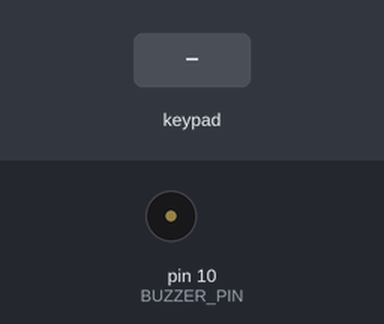
Simulated run of this sketch. Board: Arduino Uno, built with avr-gcc and run on an emulated ATmega328P. On the bench: buzzer (waves = sounding). The inputs (shaded band) are chosen by the test bench. What the sketch prints to the serial monitor is not drawn.

Above: at 1.4 s.
1.5 s: keypad keys 0 0 0 0 # pressed 0.4 s apart
At 2.35 s:
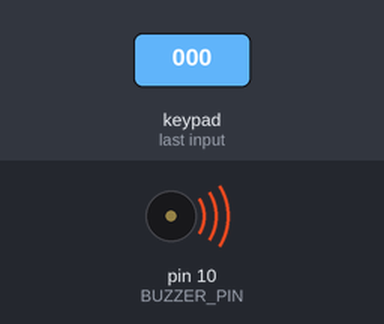
5.0 s: key '1' pressed
At 5.8 s:
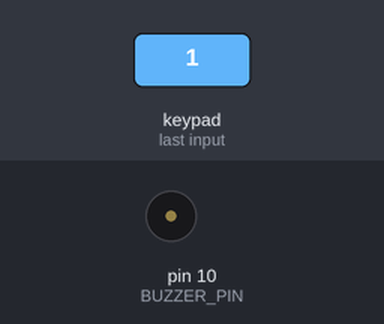
Timing chart, 0 to 8.0 s (numbered marks = the images above; inputs shaded):
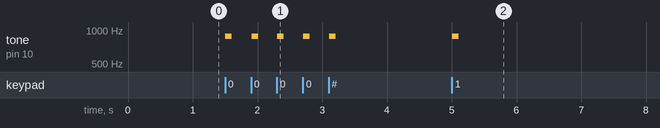

The sketch:

day-13.ino
```cpp
#include <Key.h>
#include <Keypad.h>

const byte ROWS = 4;
const byte COLS = 4;

const byte PIN_LENGTH = 4;
char current_pin[PIN_LENGTH] = { '0', '0', '0', '0'};

const byte ROW_PINS[ROWS] = {5, 4, 3, 2};
const byte COL_PINS[COLS] = {6, 7, 8, 9};

// map buttons to numbers, so we can use them as an index into TONES
const char BUTTONS[ROWS][COLS] = {
    {'1', '2', '3', 'A'},
    {'4', '5', '6', 'B'},
    {'7', '8', '9', 'C'},
    {'*', '0', '#', 'D'}};

Keypad BadgerButtons = Keypad(makeKeymap(BUTTONS), ROW_PINS, COL_PINS, ROWS, COLS);

const byte BUZZER_PIN = 10;

void setup()
{
    pinMode(BUZZER_PIN, OUTPUT);

    Serial.begin(9600);
    delay(200);
    Serial.println("Press the star thingy for a new pin or the noughts and crosses grid to log in. If you forgot then its just bad luck. Nothing we can do for ya.");
}

void loop()
{
    char button_character = BadgerButtons.waitForKey();

    // Frequency to use for tone
    tone(BUZZER_PIN, 880, 100);

    if (button_character == '#')
    {
        bool access_allowed = validatePIN();
        if (access_allowed)
        {
            Serial.println("Well done. You logged in. Even though this is the only reward. K bye.");
        }
        else
        {
            Serial.println("INTRUDER!!!!! or u forgot ur pin. probs more likely.");
            Serial.println("Press the star thingy for a new pin or the noughts and crosses grid to log in.");
        }
    }

    if (button_character == '*')
    {
        bool access_allowed = validatePIN();

        if (access_allowed)
        {
            Serial.println("Hi. Press some random numbers i guess.");

            for (int i = 0; i < PIN_LENGTH; i++)
            {
                button_character = BadgerButtons.waitForKey();
                tone(BUZZER_PIN, 880, 100);

                current_pin[i] = button_character;
                Serial.print("*");
            }

        }
    }
}

bool validatePIN()
{
    Serial.println("put in yo pin");

    for (int i = 0; i < PIN_LENGTH; i++) {
        char button_character = BadgerButtons.waitForKey();
        tone(BUZZER_PIN, 880, 100);

        if (current_pin[i] != button_character) {
            Serial.println();
            Serial.print("yo, i fink ya messed up");
            Serial.println(button_character);
            return false;
        }
        Serial.print("*");
    }

    Serial.println();
    Serial.println("Well done yo!");
    return true;
}
```

Measured:
- after the input at 1.5 s, tone on pin 10 (BUZZER_PIN): alternates 880 Hz for 0.10 s and silent for 0.30 s, 10 changes in all, then stays silent, starting at once
- after the input at 5.0 s, tone on pin 10 (BUZZER_PIN): silent → 880 Hz at once, → silent 0.10 s later
